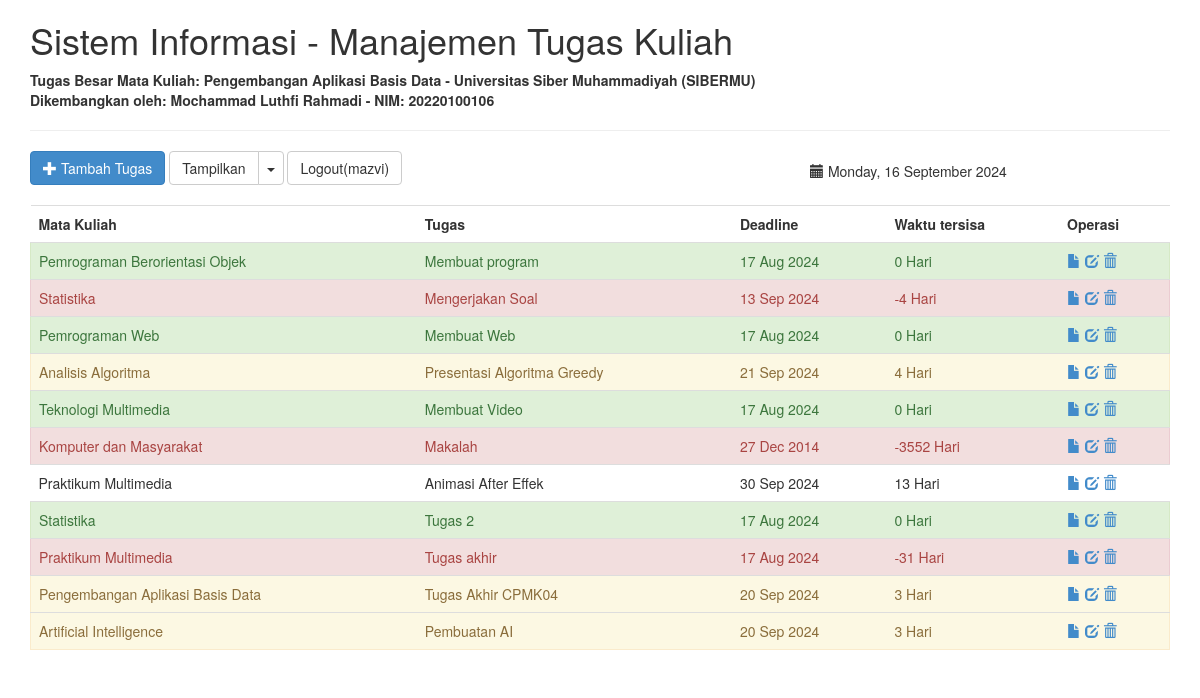
Screenshot of /index.php (signed in) with the database file from the repository.
### tables this page shows
CREATE TABLE `tugas` (
  `id` int(5) NOT NULL,
  `matakul` varchar(32) DEFAULT NULL,
  `judul` varchar(64) DEFAULT NULL,
  `deskripsi` text DEFAULT NULL,
  `jenis` int(2) DEFAULT 1 COMMENT '1 = individu, 2 = kelompok',
  `deadline` date DEFAULT NULL,
  `selesai` int(2) DEFAULT 0 COMMENT '0 = belum selesai, 1 = selesai',
  `user_id` int(11) DEFAULT NULL
);

### tampil.php (the view, shortened to what this page needs)
<?php
$query = mysqli_query($koneksi, "SELECT * FROM tugas;") or die("<b>Error: </b>" . mysqli_error($koneksi));
while($tugas=mysqli_fetch_array($query)){
	$sekarang = time();
    $deadline = strtotime($tugas['deadline']);
    $beda = $deadline - $sekarang;
    $sisa_hari = floor($beda/(60*60*24));
	if(($sisa_hari <= 2) && ($tugas['selesai'] == 0)){
		$bg = "alert alert-danger";
	} elseif ($tugas['selesai'] == 1) {
		$bg = "alert alert-success";
		if($sisa_hari < 0) $sisa_hari = 0;
	} elseif($sisa_hari <= 7){
		$bg = "alert alert-warning";
	} else {
		$bg = "";
	}
	echo "<tr class='$bg'>";
	echo "<td>".$tugas['matakul']."</td>";
	echo "<td>".$tugas['judul']."</td>";
	echo "<td>".date("j M Y", strtotime($tugas['deadline']))."</td>";
	echo "<td>$sisa_hari Hari</td>";
	echo "<td>
		<a href='detail.php?id=".$tugas['id']."' class='glyphicon glyphicon-file' title='Lihat Detail'></a>
		<a href='edit.php?id=".$tugas['id']."' class='glyphicon glyphicon-edit' title='Edit'></a>
		<a href='hapus.php?id=".$tugas['id']."' class='glyphicon glyphicon-trash' title='Hapus'></a>
		</td>";
	echo "</tr>";
}
?>

### index.php (shortened to what this page needs)
<?php
	include("konek.php");
?>
<!DOCTYPE html>
<html lang="id">
<head>
	<link href='aset/css/bootstrap.css' rel='stylesheet' type='text/css' />
</head>
<body>
<div class="container">
	<header>
	<h1>Sistem Informasi - Manajemen Tugas Kuliah</h1>
	<b>Tugas Besar Mata Kuliah: Pengembangan Aplikasi Basis Data - Universitas Siber Muhammadiyah (SIBERMU)</b><br />
	<b>Dikembangkan oleh: Mochammad Luthfi Rahmadi - NIM: 20220100106</b>
	<hr>
	</header>
	<div class="row">
		<div class="col-md-8">
			<nav>
			<a href='#tambah' class='btn btn-primary' data-toggle="modal" data-target="#tambah"><span class='glyphicon glyphicon-plus'></span> Tambah Tugas</a>
			<div class="btn-group">
			<button type="button" class="btn btn-default">Tampilkan</button>
			<button type="button" class="btn btn-default dropdown-toggle" data-toggle="dropdown">
			<span class="caret"></span>
			</button>
			</div>
			<div class="btn-group">
			<a class="btn btn-default" href="logout.php">Logout(<?php echo $_SESSION['login'] ?>)</a>
			</div>
			</nav>
		</div>
		<div class="col-md-4" style="padding-top: 10px">
		<b class="glyphicon glyphicon-calendar"></b> <?php echo date("l, j F Y"); ?>
		</div>
	</div>
	<br>
	<div class="row">
		<div class="col-md-12">
			<table class="table table-hover">
			<tr><th>Mata Kuliah</th><th>Tugas</th><th>Deadline</th><th>Waktu tersisa</th><th>Operasi</th></tr>
			<?php include("tampil.php"); ?>
			</table>
		</div>
	</div>
	<div class="row">
		<div class="col-md-12">
		</div>
	</div>
</div>
</body>
</html>

### rows the page displays
tugas: matakul "Pemrograman Berorientasi Objek", judul "Membuat program", deadline "17 Aug 2024", deadline "0"
tugas: matakul "Statistika", judul "Mengerjakan Soal", deadline "13 Sep 2024", deadline "-4"
tugas: matakul "Pemrograman Web", judul "Membuat Web", deadline "17 Aug 2024", deadline "0"
tugas: matakul "Analisis Algoritma", judul "Presentasi Algoritma Greedy", deadline "21 Sep 2024", deadline "4"
tugas: matakul "Teknologi Multimedia", judul "Membuat Video", deadline "17 Aug 2024", deadline "0"
tugas: matakul "Komputer dan Masyarakat", judul "Makalah", deadline "27 Dec 2014", deadline "-3552"
tugas: matakul "Praktikum Multimedia", judul "Animasi After Effek", deadline "30 Sep 2024", deadline "13"
tugas: matakul "Statistika", judul "Tugas 2", deadline "17 Aug 2024", deadline "0"
tugas: matakul "Praktikum Multimedia", judul "Tugas akhir", deadline "17 Aug 2024", deadline "-31"
tugas: matakul "Pengembangan Aplikasi Basis Data", judul "Tugas Akhir CPMK04", deadline "20 Sep 2024", deadline "3"
tugas: matakul "Artificial Intelligence", judul "Pembuatan AI", deadline "20 Sep 2024", deadline "3"

### other values shown
$_SESSION['login'] "mazvi"
